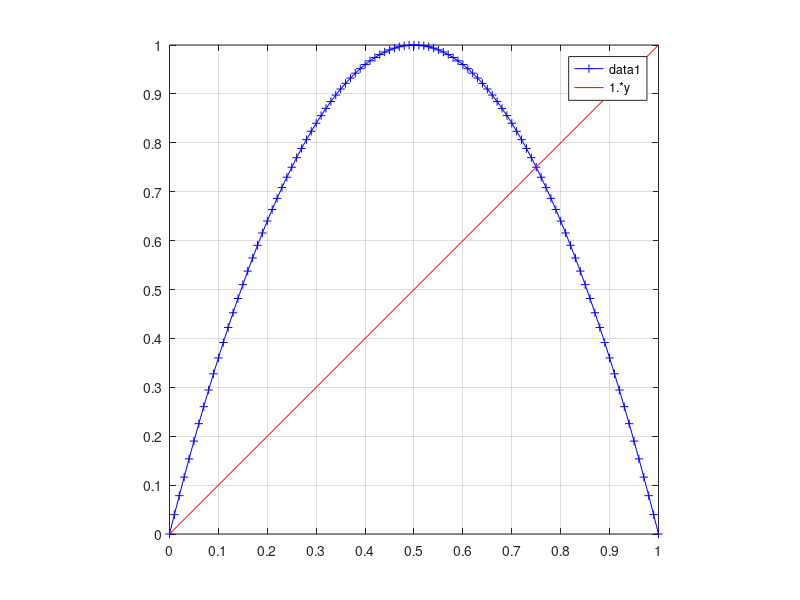

Reproduce this figure in MATLAB.
%%% MAKES A COBWEB PLOT FOR A LOGISTIC MAP

% compute trajectory
a=4.0;          % parameter
x0=0.2          % Initial condition 
N=40;           % Number of iterations
x(1) = x0;    
for ic=1:N
 x(ic+1) = a*x(ic)*(1-x(ic)); 
end


% plot the map function and the line y=x
clf;
t = 0:0.01:1;
plot(t,a*(t.*(1-t)),'b-+'); hold on;
 axis('square'); axis([0 1 0 1]);
 set(gca,'XTick',(0:0.1:1),'YTick',(0:0.1:1))
 grid on;

 fplot('1*y',[0 1],'r');

 

% 
% %%%%%% STEP 3: PLOT COBWEB
%  line([x(1) x(1)],[0 x(2)],'Color','g') 
%   plot(x(1), x(1),'ko');
%  for ic=1:N-1
%   line([x(ic) x(ic+1)],[x(ic+1) x(ic+1)],'Color','g')  
%   line([x(ic+1) x(ic+1)],[x(ic+1) x(ic+2)],'Color','g')
%   plot(x(ic+1), x(ic+1),'ko');
%  end
%  line([x(N) x(N+1)],[x(N+1) x(N+1)],'Color','g')
%  
%    %%%%%% STEP 4: SIGN THE PLOT
%  at=text(0.1,0.82,['a=',num2str(a)]); set(at,'FontSize',12);
% 
%  
%  
